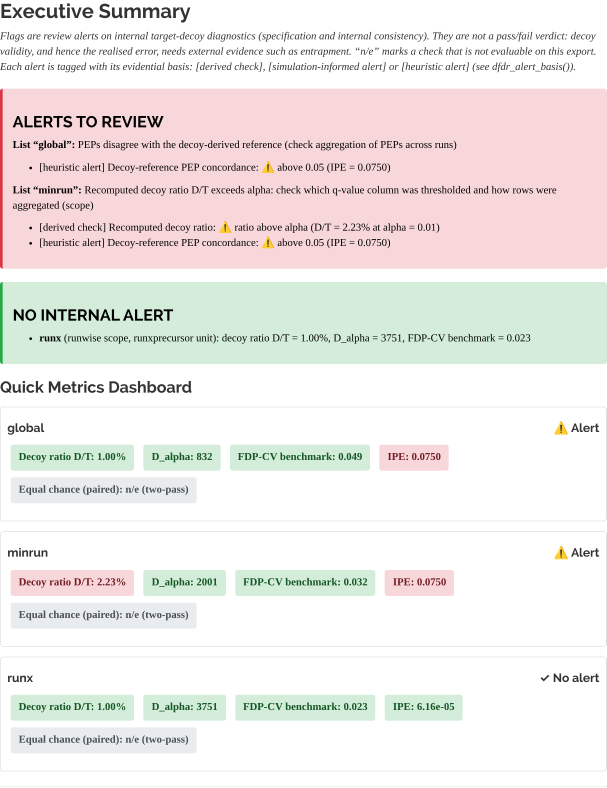
#> input picture figures/exec.png, 1820 x 2362 px (shown at 1/3 size)
$ python figure2B_update_pptx.py exec.png headline.png
#> lines starting #> are read from the running program, lines starting #| are printed output that depends on the picture
"""Figure 2B: put the current diagFDR report captures into Figure2.pptx.

Run after `Rscript figure2B_report.R` and `python figure2B_screenshots.py`
(both in this folder; they need diagFDR >= 0.2.1 and ../real_data/out/universes.rds):

    python figure2B_update_pptx.py ../../manuscript/figures/Figure2.pptx out/Figure2.pptx

The three pictures of panel B (title + table of contents; executive summary;
headline table) are replaced by crops of title.png, toc.png, exec.png and
headline.png, keeping panel A (native shapes) untouched. Needs python-pptx and Pillow.
"""
import sys
from PIL import Image
from pptx import Presentation
from pptx.util import Emu

src, dst = sys.argv[1], sys.argv[2]
EMU = 914400

e = Image.open("exec.png")                       # title + alert boxes, without the italic preamble
#> e is the input picture: PIL image 1820x2362 RGB; mean R, G, B 238.6, 234.9, 232.4
top, body = e.crop((0, 0, e.width, 100)), e.crop((0, 250, e.width, 1100))
ex = Image.new("RGB", (e.width, top.height + body.height), "white"); ex.paste(top, (0, 0)); ex.paste(body, (0, top.height))
#> after `ex = Image.new('RGB', (e.width, top.height + body.height), 'white')`: ex: PIL image 1820x950 RGB; every value is 255
#> after `ex.paste(body, (0, top.height))`:
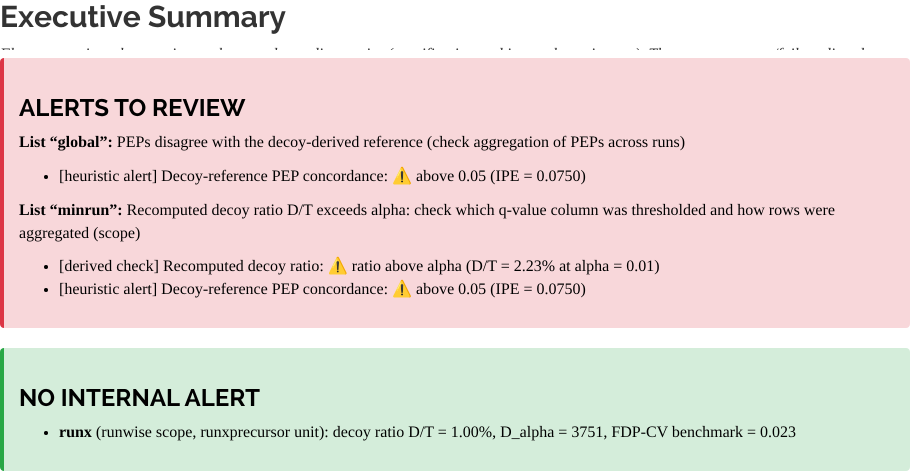
#> ex: PIL image 1820x950 RGB (shown at 1/2 size); mean R, G, B 230.9, 218.9, 215.5
ex.save("exec_crop.png")
h = Image.open("headline.png"); h.crop((0, 0, h.width, 600)).save("headline_crop.png")   # table only
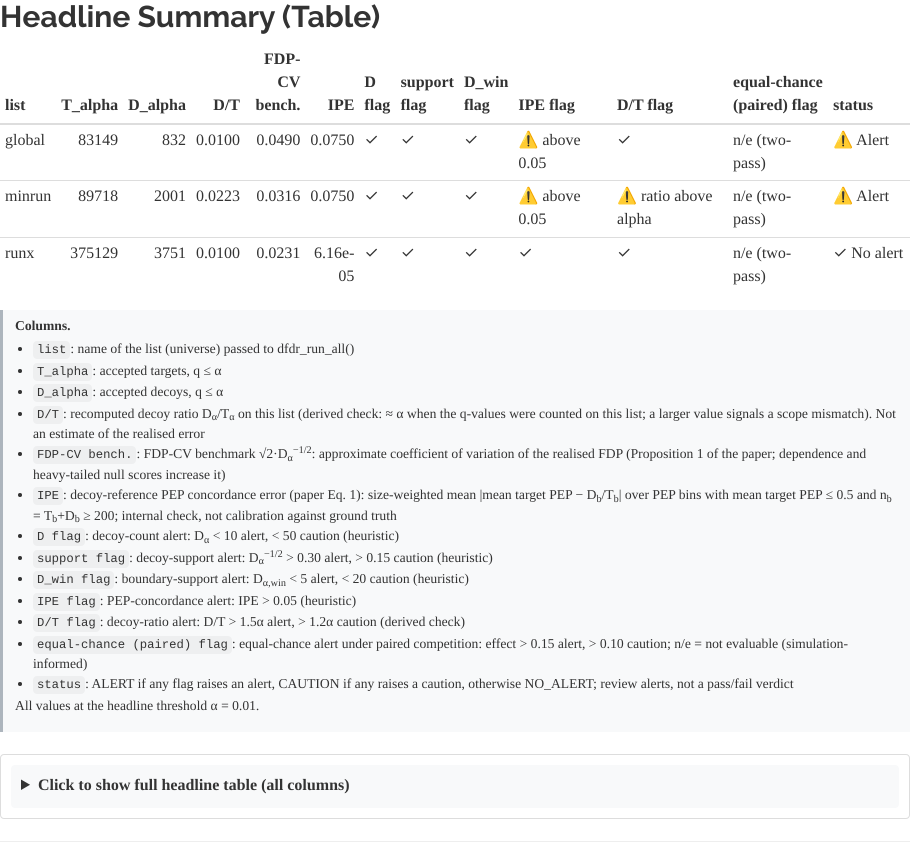
#> input picture figures/headline.png, 1820 x 1686 px (shown at 1/2 size)
#> further down, h is the input picture: PIL image 1820x1686 RGB; mean R, G, B 242.9, 243.4, 243.8
#> after `h = Image.open('headline.png')`:
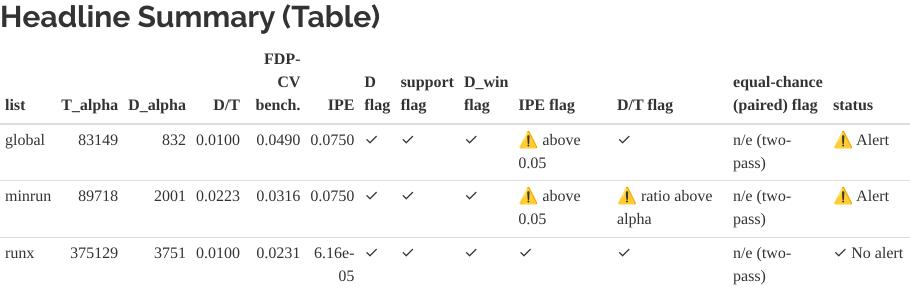
#> saved as headline_crop.png: PIL image 1820x600 RGB (shown at 1/2 size); mean R, G, B 246.3, 246.2, 245.7
t, toc = Image.open("title.png"), Image.open("toc.png").crop((0, 0, 1100, 1098))
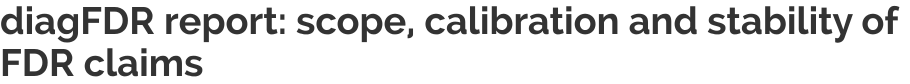
#> input picture figures/title.png, 1820 x 168 px (shown at 1/2 size)
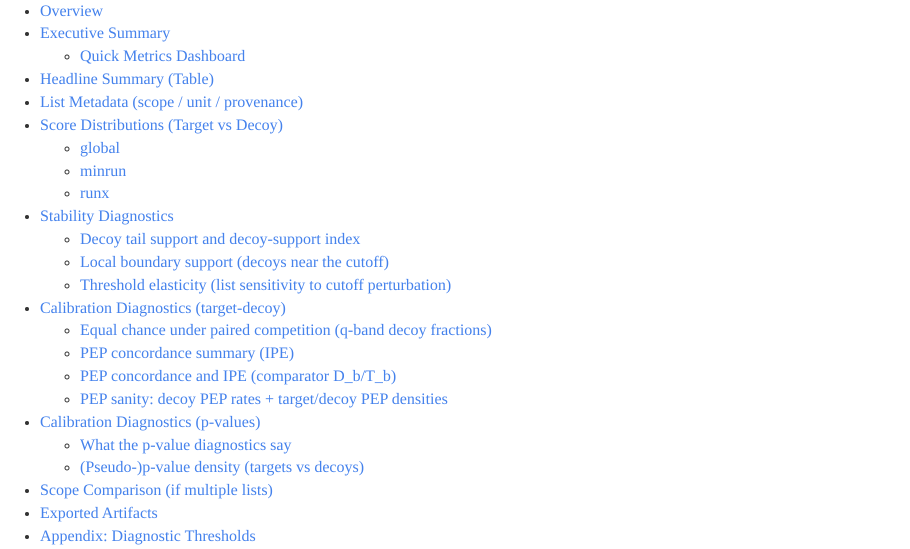
#> input picture figures/toc.png, 1820 x 1098 px (shown at 1/2 size)
#> t is the input picture: PIL image 1820x168 RGB; min 51, max 255, mean 223.2
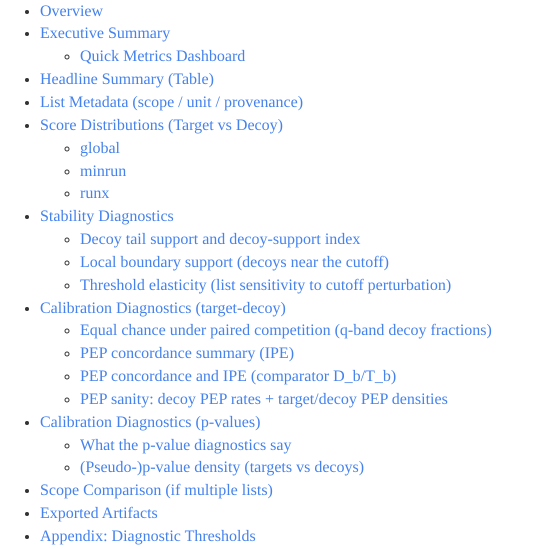
#> toc: PIL image 1100x1098 RGB (shown at 1/2 size); mean R, G, B 246.1, 248.9, 253.9
W = 1600; th = int(t.height * W / t.width); t2 = t.resize((W, th), Image.LANCZOS)
#> after `th = int(t.height * W / t.width)`: th = 147
tt = Image.new("RGB", (W, th + 20 + toc.height), "white"); tt.paste(t2, (0, 0)); tt.paste(toc, (0, th + 20)); tt.save("title_toc.png")
#> after `tt = Image.new('RGB', (W, th + 20 + toc.height), 'white')`: tt: PIL image 1600x1265 RGB; every value is 255
#> after `tt.paste(toc, (0, th + 20))`:
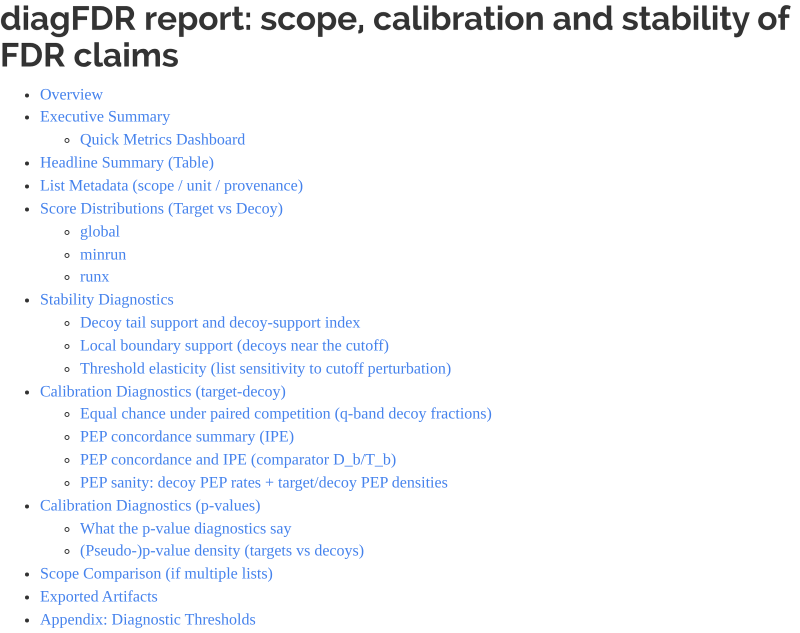
#> tt: PIL image 1600x1265 RGB (shown at 1/2 size); mean R, G, B 245.9, 247.6, 250.6

#> (the run stopped early here; a loop or call above may not have finished)
